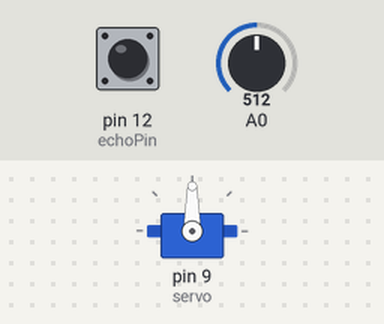
Simulated run of this sketch. Board: Arduino Uno, built with avr-gcc and run on an emulated ATmega328P. On the bench: servo. The inputs (shaded band) are chosen by the test bench; at power-on: pin 12 (echoPin) LOW, A0 = 512. What the sketch prints to the serial monitor is not drawn.

Above: at 0.1 s.
At 1.2 s:
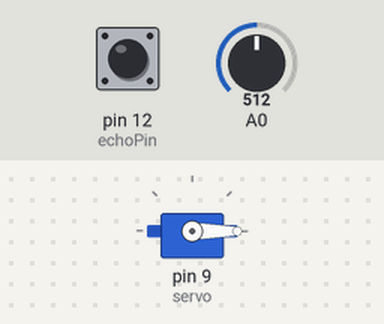
1.3 s: pin 12 (echoPin) pulsed HIGH 2 times (0.12 s each, 0.3 s apart)
At 2.2 s:
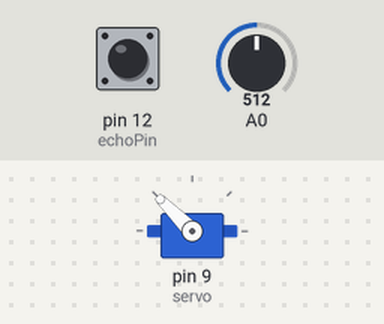
Timing chart, 0 to 4.3 s (numbered marks = the images above; inputs shaded):
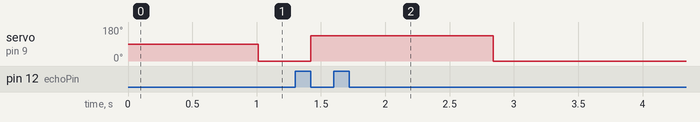

Measured:
- after the input at 1.3 s, servo on pin 9 (servo): 0° → 135° after 0.12 s, → 0° 1.4 s later

The sketch:

Variable_resistance_Ultrasonic_sensor_Servo.ino
```cpp
/**************************************/
/* 프로그램 이름 : 초음파 센서와 서보 모터를 이용한 서킷 만들기

   프로그램 내용 : 초음파 센서의 측정 거리에 따라서 서보 모터 각도가 변화 됨
                 - 멀어질수록 각도가 크게 벌어지도록 함가변 저항을 부착하여
                 서보 모터의 변화 각도를 제한(최소 각도는 90도)

*/
#include<Servo.h>

#define servo 9
#define echoPin 12
#define trigPin 13
#define resistor A0

Servo myservo;

float cmd = 0; // 초음파 센서의 거리를 입력받을 변수
int res = 0;   // 가변저항의 값을 정수로 받음
int res_mapping = 0;
int cmd_mapping = 0;

void setup() {
  Serial.begin(9600);
  // trig를 출력모드로 설정, echo를 입력모드로 설정

  pinMode(trigPin, OUTPUT);
  pinMode(echoPin, INPUT);
  myservo.attach(servo);
}

void loop() {
  cmd = check_distance();

  res = analogRead(A0);
  res_mapping = map(res, 0, 1023, 90, 180);
  cmd_mapping = map(cmd, 10, 20, 0, res_mapping);

  if(cmd<=10)
  {
    myservo.write(0);
  }
  else if(cmd>=20)
  {
    myservo.write(res_mapping);
  }
  else
  {
    myservo.write(cmd_mapping);
  }

  Serial.print("거리의 값 :");
  Serial.println(cmd);
  Serial.print("가변 저항의 값 :");
  Serial.println(res);
  Serial.print("서보모터 각도 범위 :");
  Serial.println(res_mapping);
  Serial.print("서보모터의현재각도 :");
  Serial.println(cmd_mapping);

  delay(50);
}

/* 초음파센서를 이용하여 거리를 측정하는 함수 */
float check_distance()
{
  float distance = 0;
  float duration = 0;

  // 초음파를 보낸다. 다 보내면 echo가 HIGH 상태로 대기하게 된다.
  digitalWrite(trigPin, HIGH);
  delay(10);
  digitalWrite(trigPin, LOW);

  // echoPin 이 HIGH를 유지한 시간을 저장 한다.
  duration = pulseIn(echoPin, HIGH);
  // HIGH 였을 때 시간(초음파가 보냈다가 다시 들어온 시간)을 가지고 거리를 계산 한다.
  distance = ((float)(340 * duration) / 10000) / 2;

  return distance;      // 계산된 거리를 리턴
}
```
